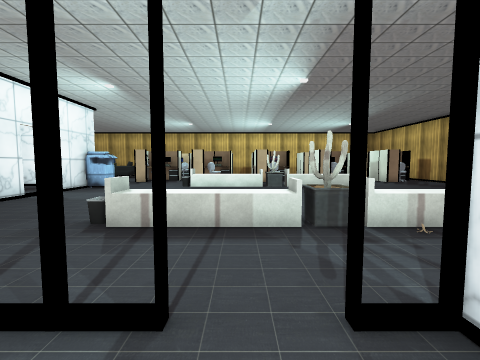
View 1 (above)

24 first-person views from a walk through a 3-D level made in the Unity game engine. The camera is 1.2 m above the floor, tilts 4° down and sees 90° across. The floor is counted in squares, 1 m on a side. Each view is taken from the middle of a square. On the plan, view 1 faces up. The plan holds only what a view shows up to about 12 squares ahead; the rest is blank. The place goes on beyond the plan. The player character is not drawn. Door leaves are left out, so doorways stand open. Some surface patterns are stand-ins.

View 2
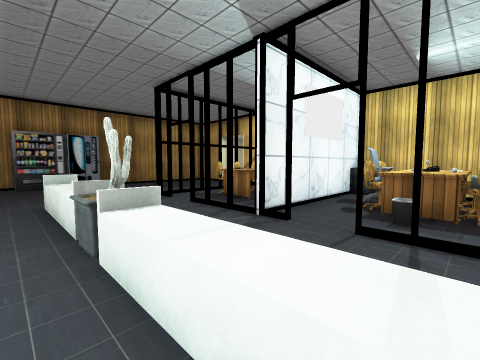

View 3
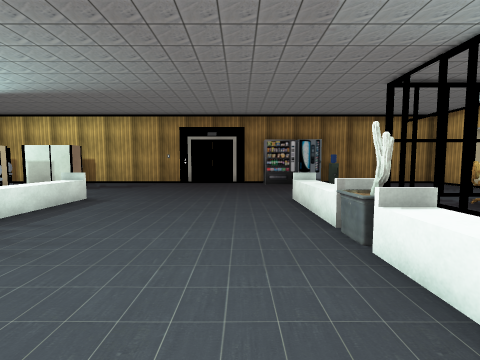

View 4
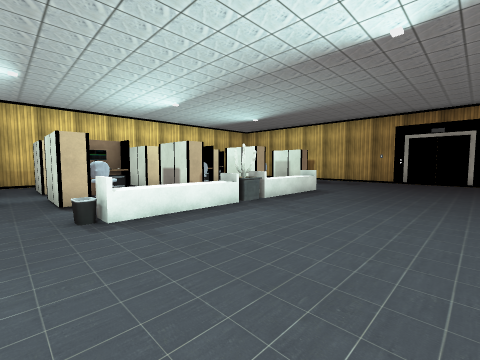

View 5
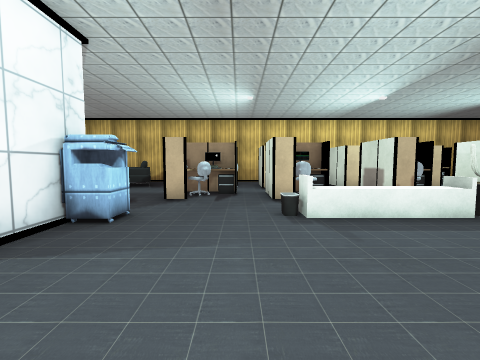

View 6
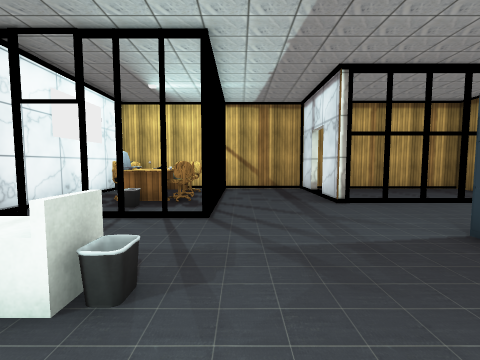

View 7
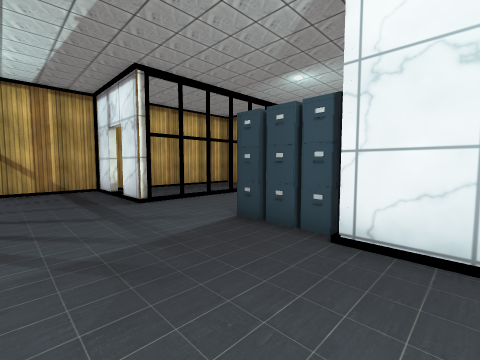

View 8
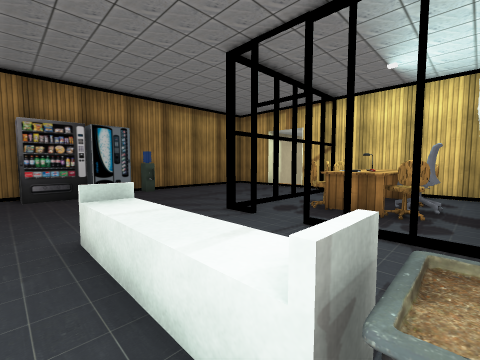

View 9
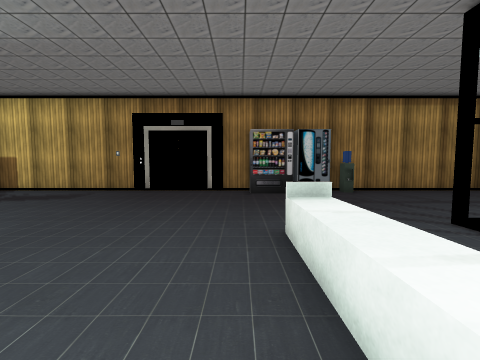

View 10
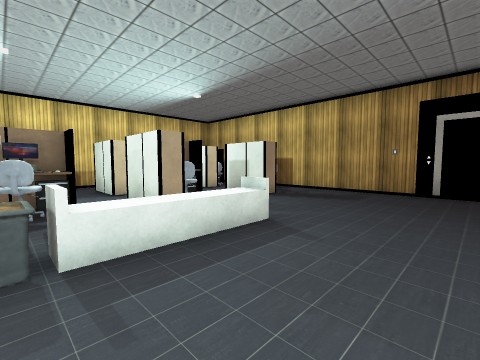

View 11
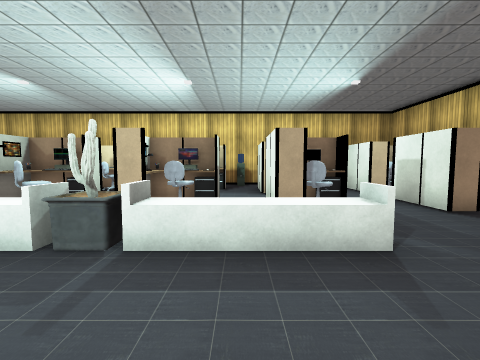

View 12
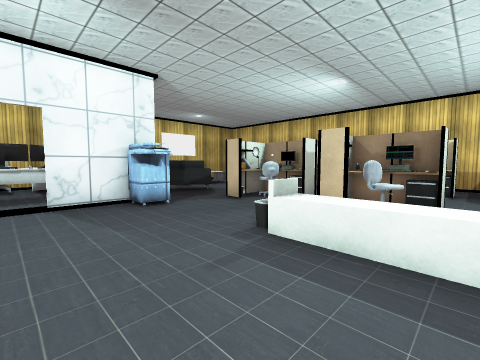

View 13
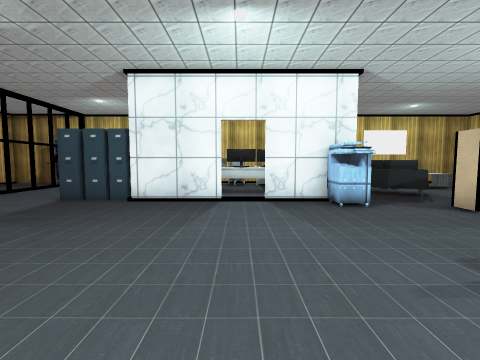

View 14
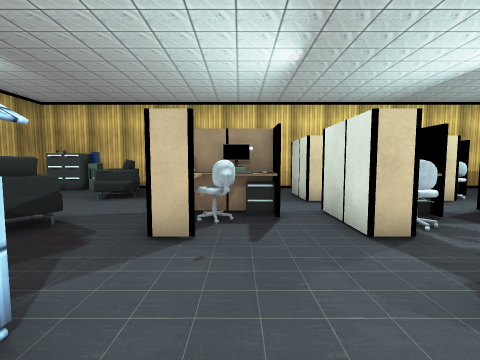

View 15
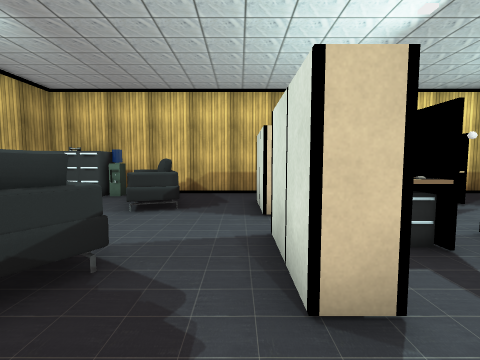

View 16
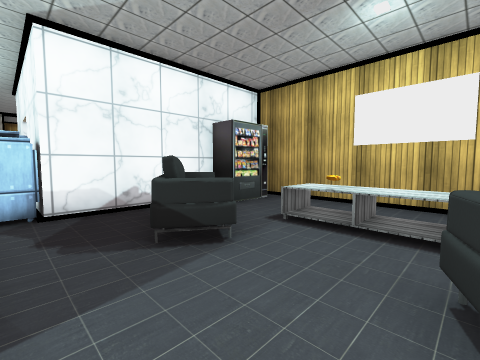

View 17
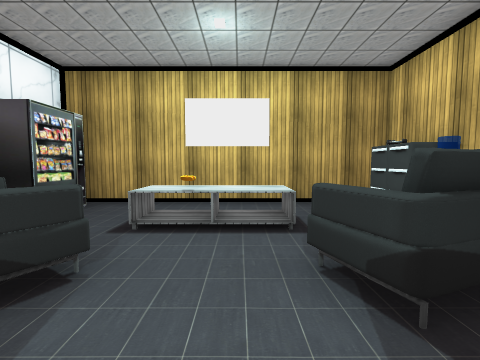

View 18
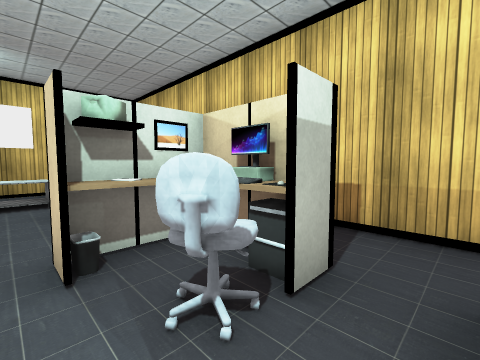

View 19
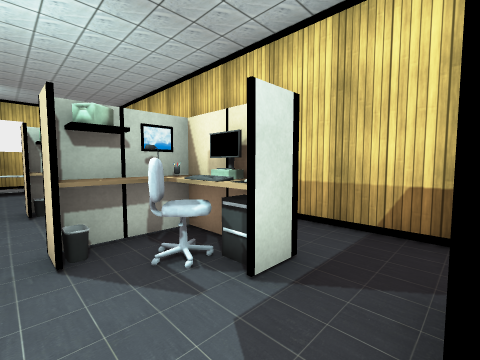

View 20
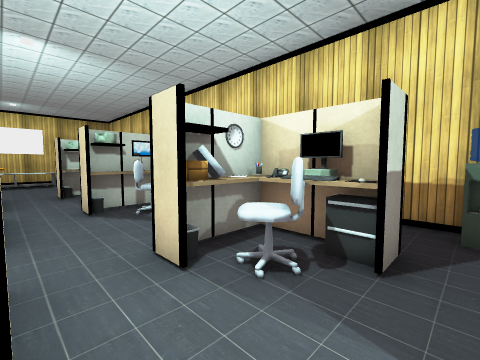

View 21
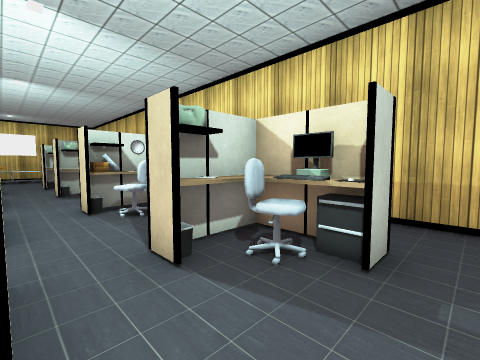

View 22
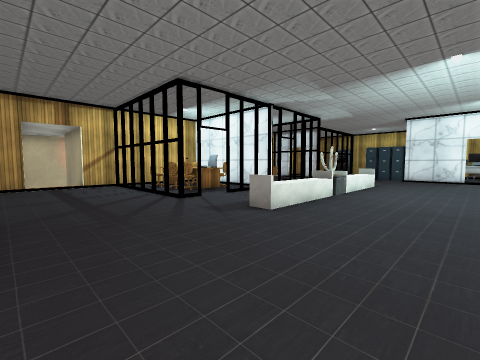

View 23
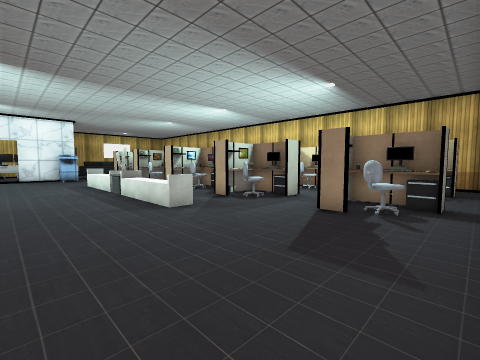

View 24
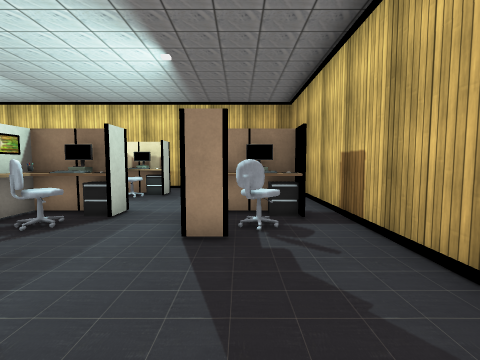

### Floor plan
Key: @ floor where view 1 was taken; # wall or solid block; x gap in a wall; . floor; D open door; ^ raised ledge; M machine; C cactus; H chair; E desk; A cabinet; L elevator; S sofa; N monitor; T table; O other object.
Columns run from 15 left of view 1 to 13 right of it. Each row starts with its distance up from view 1.
 23  #######################  ##
 22  #AAO .............O....  ..
 21  #A. SS..##.###.###.###.  #.
 20  #... S..ONOO#O.#OO.#NO.#  .#
 19  #.TTSS..OOOO#..#OO.OO..#OO.#
 18  #.TT........O...O...O...O..#
 17  #.TT....^ x###.OO#.^O#.###.#
 16  #.TTSS.. O.#O .OO  #O .#O .#
 15  #.. SS..OO. #  O#..#O.. #..#
 14 ####SS........   ...........#
 13  #######.....^^^OC^^^^......#
 12        #MM...^^^OC^^^^......#
 11       .#...................OL
 10 #   OE. ...................L
  9 #.O  N.D....................
  8   O  E.#....................
  7        #...................L#
  6        #....................#
  5        O....O^^^OC^^^^.....M
  4        O..........O........M
  3        O...................M
  2       ...... ##D##..Dx.....M
  1     ........   . #.........O
  0     #.#..... HE@.#HEH.......#
 -1    .....#... HEH.#HOH.......#
 -2   ......D... HO .#OOH.......#
 -3  #......D... HEO.#OEOO#.....#
 -4  ########... E  A###  #.DD..#
 -5         ########### ## #DD#

Positions as (right, up) in squares from view 1, and headings:
1: (0, 0), facing up
2: (-2, 6), facing down-right
3: (-2, 7), facing right
4: (-4, 7), facing up-right
5: (-4, 7), facing up
6: (-4, 7), facing down
7: (-4, 7), facing down-left
8: (2, 6), facing down-right
9: (2, 6), facing right
10: (2, 9), facing up-right
11: (4, 9), facing up
12: (0, 9), facing up-left
13: (0, 9), facing left
14: (-5, 11), facing up
15: (-7, 13), facing up
16: (-7, 19), facing down-left
17: (-7, 18), facing left
18: (-3, 18), facing up-left
19: (1, 18), facing up-left
20: (4, 17), facing up-left
21: (8, 17), facing up-left
22: (11, 9), facing down-left
23: (12, 9), facing up-left
24: (10, 11), facing up
